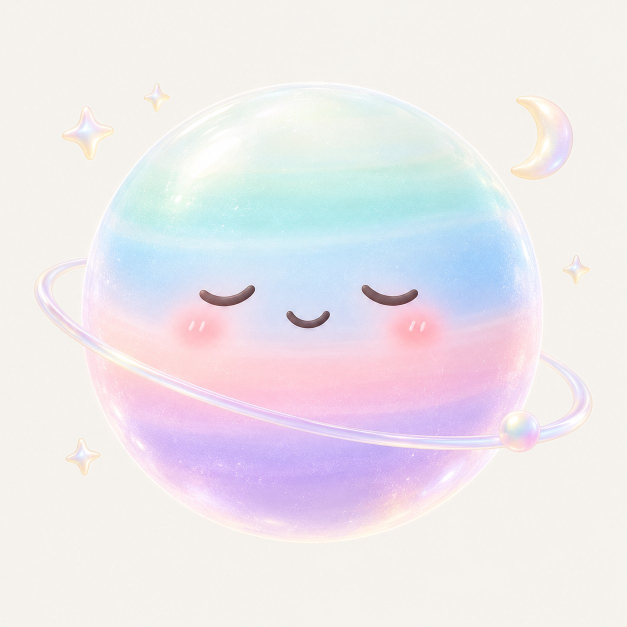
#> input picture tools/icon_source_planet_sprite.jpg, 1254 x 1254 px, found by its file name (shown at 1/2 size)
$ python gen_planet_sprite.py
#> lines starting #> are read from the running program, lines starting #| are printed output that depends on the picture; after the words box and inside, x2 and y2 are one past the last pixel; in counts of white or black regions, pixels touching at a corner belong together
# -*- coding: utf-8 -*-
"""Chroma-key the AI planet sprite (v2, component-based).

v1 failed: the sphere's pale mint top is within JPEG tolerance of the cream bg,
so floodfill + a blanket pocket sweep ate the sphere. v2 strategy:
  1. border floodfill with TIGHT threshold (bg is flat cream, thresh 12 is safe)
  2. label every remaining bg-colored pixel region (scipy)
  3. remove only SMALL regions (stars / moon / cream pockets between ring and
     sphere); the sphere's huge pale top region survives
  4. feather alpha, autocrop, measure sphere bbox, resize, save
ASCII only (project rule #9).
"""
import sys
import numpy as np
from PIL import Image, ImageDraw, ImageFilter
from scipy import ndimage

SRC = "tools/icon_source_planet_sprite.jpg"
DST = "app/src/main/res/drawable-nodpi/companion_planet_sprite.png"
MAGENTA = (255, 0, 255)
SMALL_REGION_CAP = 60000  # px; pockets/moon/stars are smaller, sphere top is way larger

img = Image.open(SRC).convert("RGB")
#> img is the input picture: PIL image 1254x1254 RGB; mean R, G, B 236.5, 231.9, 236.5
w, h = img.size
#> w = 1254; h = 1254
px = img.load()

def avg(points):
    rs = gs = bs = 0
    for x, y in points:
        r, g, b = px[x, y]
        rs += r; gs += g; bs += b
    n = len(points)
    return (rs // n, gs // n, bs // n)

m = 6
seeds = [(m, m), (w - 1 - m, m), (m, h - 1 - m), (w - 1 - m, h - 1 - m),
         (w // 2, m), (w // 2, h - 1 - m), (m, h // 2), (w - 1 - m, h // 2)]
bg = avg(seeds)
#> the loop in avg, `for x, y in points:` made 8 passes
#> (r, g, b, rs, gs, bs) on passes 1 to 8: (245, 242, 237, 245, 242, 237), (245, 242, 237, 490, 484, 474), (245, 242, 237, 735, 726, 711), (247, 244, 239, 982, 970, 950), (246, 243, 238, 1228, 1213, 1188), (246, 243, 238, 1474, 1456, 1426), (246, 243, 238, 1720, 1699, 1664), (245, 242, 237, 1965, 1941, 1901)
#> after the loop in avg, `for x, y in points:`: bs = 1901; gs = 1941; rs = 1965
#> bg = (245, 242, 237)
print("bg color:", bg, "source:", (w, h))
#| bg color: (245, 242, 237) source: (1254, 1254)

work = img.copy()
def try_fill(x, y, thresh):
    try:
        ImageDraw.floodfill(work, (x, y), MAGENTA, thresh=thresh)
    except Exception:
        pass

for x in range(0, w, 10):
    try_fill(x, 0, 12); try_fill(x, h - 1, 12)
for y in range(0, h, 10):
    try_fill(0, y, 12); try_fill(w - 1, y, 12)

# label remaining bg-colored regions and remove the small ones
arr = np.asarray(work).astype(np.int16)
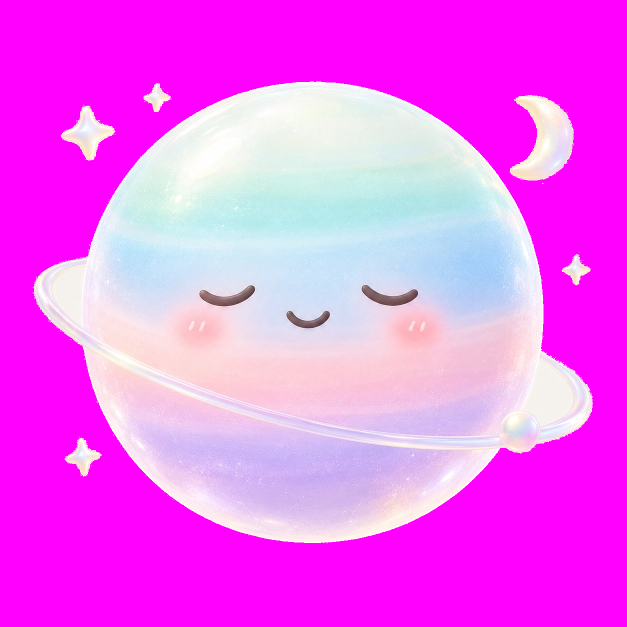
#> arr: shape (1254, 1254, 3) int16 (shown at 1/2 size); mean R, G, B 241.7, 101.8, 246
bgv = np.array(bg, dtype=np.int16)
#> bgv = [245, 242, 237]
dist = np.abs(arr - bgv).max(axis=2)
bgish = (dist <= 10) & ~((arr[:, :, 0] == 255) & (arr[:, :, 1] == 0) & (arr[:, :, 2] == 255))
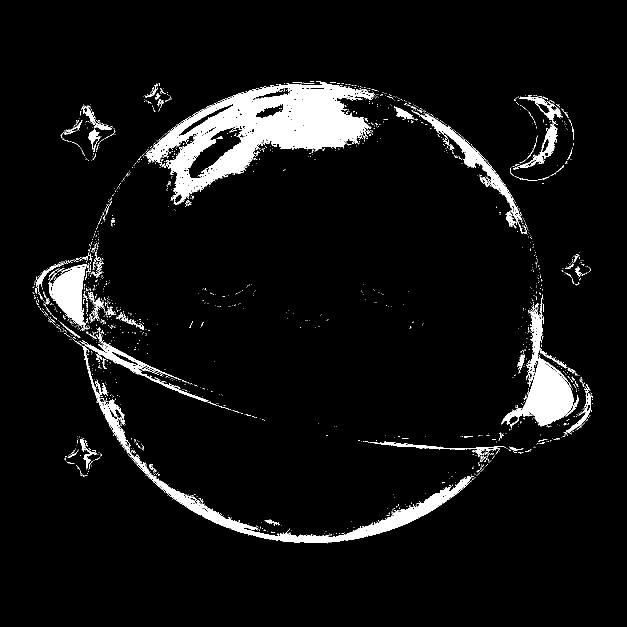
#> bgish: shape (1254, 1254) bool (shown at 1/2 size); 6.2% white; 1992 white regions (1876 under 20 px), largest, box (x1, y1, x2, y2) and area: (292, 168, 750, 410) 41809, (164, 691, 948, 1086) 14137, (1003, 714, 1147, 856) 8997
labels, n = ndimage.label(bgish)
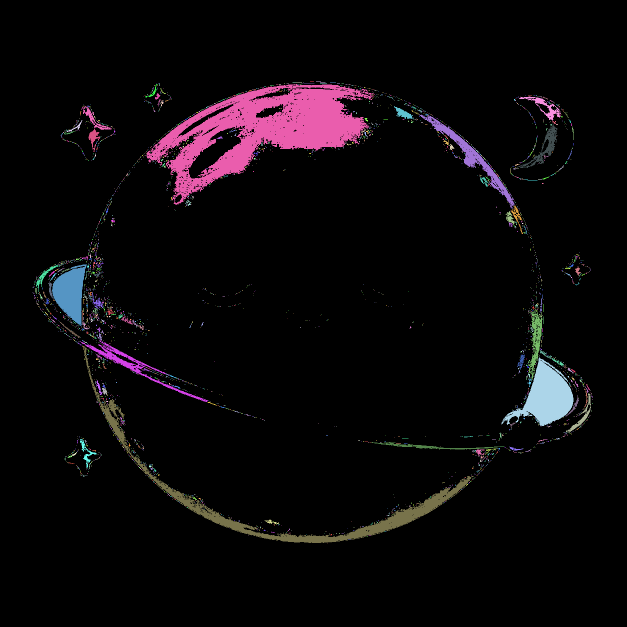
#> labels: shape (1254, 1254) int32 (shown at 1/2 size); 3360 distinct labels, from 0 to 3359; one colour per label, 0 black
#> n = 3359
removed = 0
sizes = ndimage.sum(bgish, labels, range(1, n + 1))
#> sizes = 3359 values, max 41558 at index 19, min 1 at index 3, mean 28.79
for i, s in enumerate(sizes, start=1):
    if s < SMALL_REGION_CAP:
        bgish[labels == i] = False
        removed += 1
#> this loop made 3359 passes
#> s on passes 1 to 12: 8, 21, 12, 1, 7, 12, 1, 3, 5, 6, 2, 2
#> bgish: shape (1254, 1254) bool; 6.15% of pixels changed, all inside (x1, y1, x2, y2) = (65, 163, 1186, 1087)
#> after the loop, removed = 3359
print("bg regions:", n, "removed small:", removed)
#| bg regions: 3359 removed small: 3359
mask_arr = ~bgish  # True = keep
#> mask_arr: shape (1254, 1254) bool; every value is 1

# border flood results must also stay removed (magenta areas)
mag = (arr[:, :, 0] == 255) & (arr[:, :, 1] == 0) & (arr[:, :, 2] == 255)
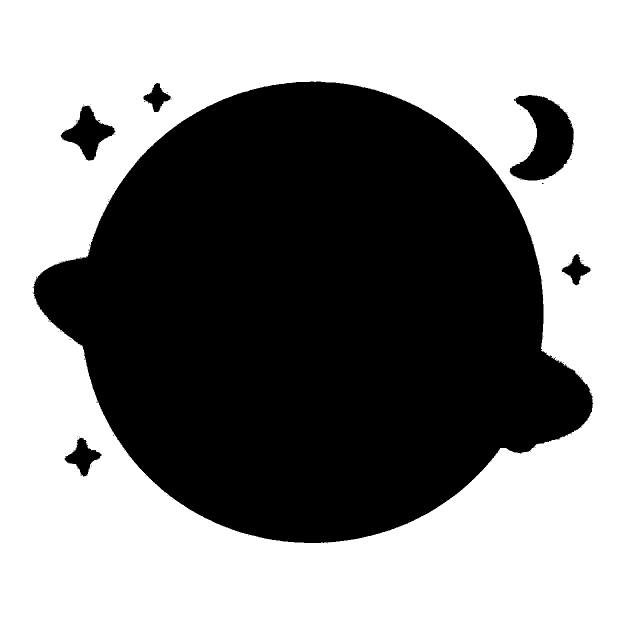
#> mag: shape (1254, 1254) bool (shown at 1/2 size); 53.7% white; 121 black regions (115 under 20 px), largest, box (x1, y1, x2, y2) and area: (67, 163, 1186, 1086) 703974, (1019, 190, 1148, 361) 12962, (121, 211, 231, 321) 5276, (129, 876, 203, 953) 2516, (1124, 508, 1181, 571) 1566, (287, 166, 342, 224) 1480
mask_arr = mask_arr & ~mag

mask = Image.fromarray((mask_arr * 255).astype(np.uint8), "L")

# keep only the largest opaque component (planet+ring+satellite are connected);
# floating moon/stars are separate islands and the forest scene draws its own
lab2, n2 = ndimage.label(mask_arr)
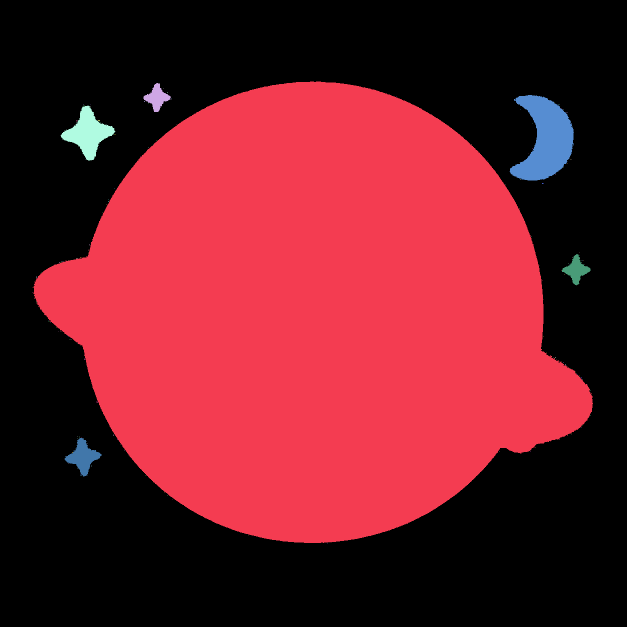
#> lab2: shape (1254, 1254) int32 (shown at 1/2 size); 160 distinct labels, from 0 to 159; one colour per label, 0 black
#> n2 = 159
if n2 > 1:
    sizes2 = ndimage.sum(mask_arr, lab2, range(1, n2 + 1))
#> sizes2 = 159 values, max 703947 at index 0, min 1 at index 2, mean 4578.2
    main = int(sizes2.argmax()) + 1
#> main = 1
    print("opaque components:", n2, "main size:", int(sizes2.max()),
          "dropped:", [int(s) for s in sizes2 if s != sizes2.max()])
#> (printed output is left out)
    mask_arr = lab2 == main
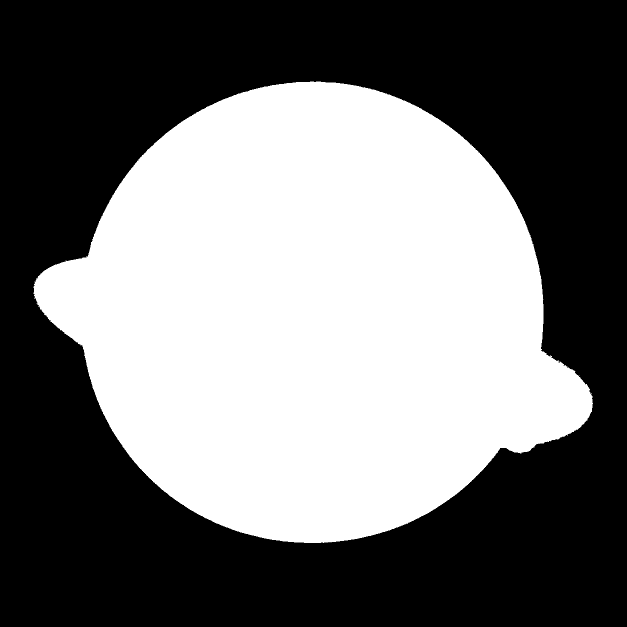
#> mask_arr: shape (1254, 1254) bool (shown at 1/2 size); 44.8% white; 1 white region, box (x1, y1, x2, y2) and area: (67, 163, 1186, 1086) 703947
    mask = Image.fromarray((mask_arr * 255).astype(np.uint8), "L")

mask = mask.filter(ImageFilter.GaussianBlur(1.2))

rgba = img.convert("RGBA")
rgba.putalpha(mask)
bbox = mask.getbbox()
#> bbox = (64, 160, 1189, 1089)
if bbox is None:
    print("ERROR: empty mask"); sys.exit(1)
rgba = rgba.crop(bbox)
#> rgba: PIL image 1125x929 RGBA
cw, ch = rgba.size
#> cw = 1125; ch = 929
print("content bbox:", bbox, "size:", (cw, ch))
#| content bbox: (64, 160, 1189, 1089) size: (1125, 929)

ap = rgba.getchannel("A").load()
col_run = []
for x in range(cw):
    run = best = 0
    for y in range(ch):
        if ap[x, y] > 128:
            run += 1; best = max(best, run)
        else:
            run = 0
    col_run.append(best)
max_run = max(col_run)
#> max_run = 923
sx = [x for x, r in enumerate(col_run) if r >= max_run * 0.72]
#> sx = 646 values from 237 to 882
sx0, sx1 = (sx[0], sx[-1]) if sx else (0, cw - 1)
#> sx0 = 237; sx1 = 882
row_run = []
for y in range(ch):
    run = best = 0
    for x in range(sx0, sx1 + 1):
        if ap[x, y] > 128:
            run += 1; best = max(best, run)
        else:
            run = 0
    row_run.append(best)
sy = [y for y, r in enumerate(row_run) if r >= max_run * 0.55]
#> sy = 774 values from 79 to 852
sy0, sy1 = (sy[0], sy[-1]) if sy else (0, ch - 1)
#> sy0 = 79; sy1 = 852
print("sphere bbox in content: x %d..%d y %d..%d (of %dx%d)" % (sx0, sx1, sy0, sy1, cw, ch))
#| sphere bbox in content: x 237..882 y 79..852 (of 1125x929)
print("sphere ratios: cx=%.3f cy=%.3f rw=%.3f rh=%.3f" % (
    (sx0 + sx1) / 2.0 / cw, (sy0 + sy1) / 2.0 / ch,
    (sx1 - sx0) / float(cw), (sy1 - sy0) / float(ch)))
#| sphere ratios: cx=0.497 cy=0.501 rw=0.573 rh=0.832

scale = 720.0 / max(cw, ch)
if scale < 1:
    rgba = rgba.resize((int(cw * scale), int(ch * scale)), Image.LANCZOS)
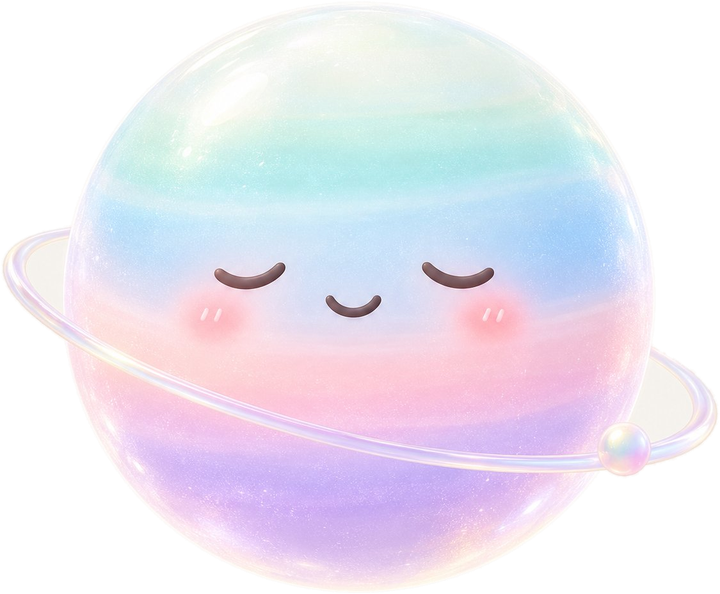
#> rgba: PIL image 720x594 RGBA; mean R, G, B, A 154.3, 150, 161.2, 171.8; transparent parts drawn white
rgba.save(DST)
print("saved:", DST, rgba.size)
#| saved: app/src/main/res/drawable-nodpi/companion_planet_sprite.png (720, 594)
